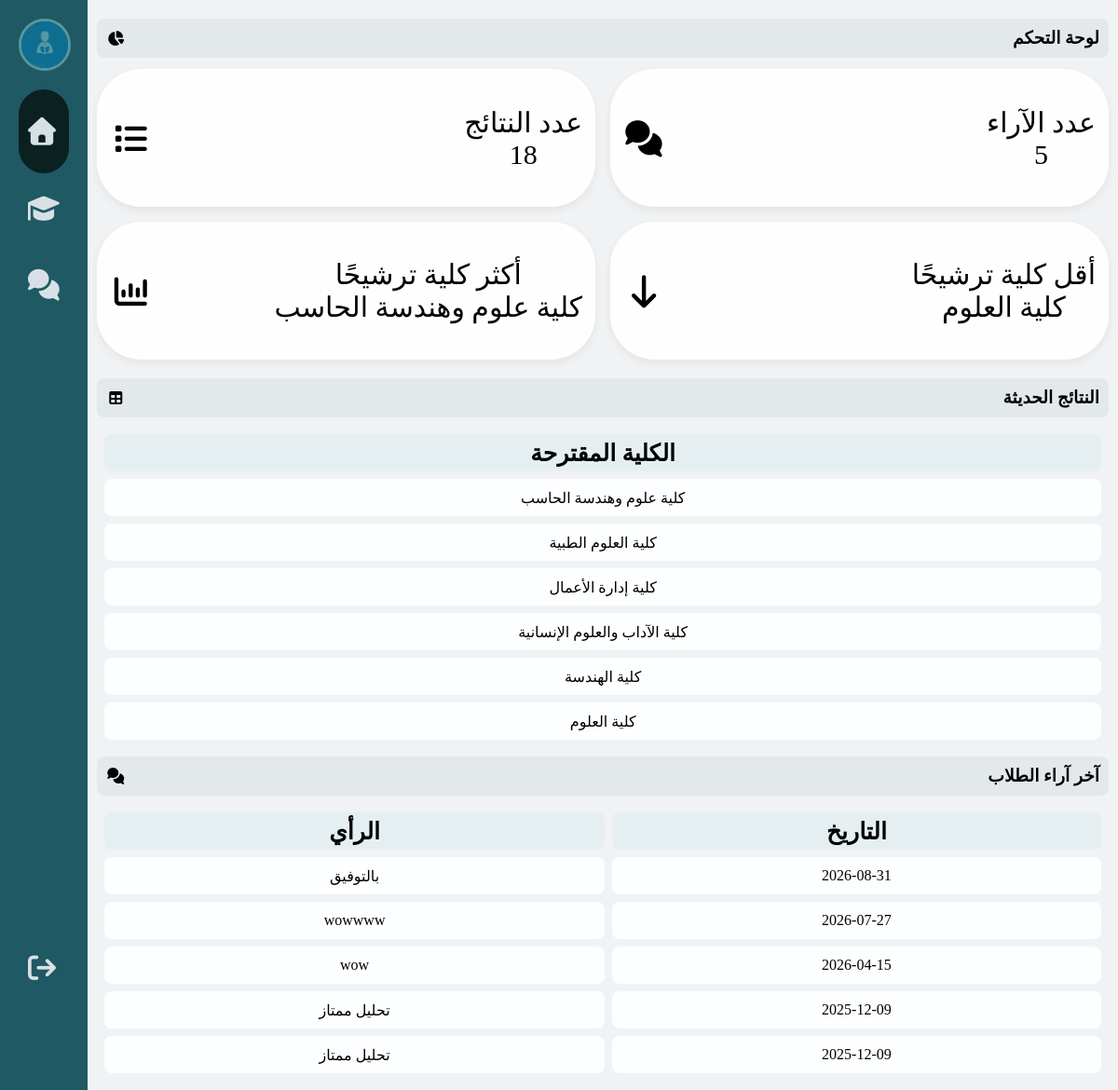
/dashboard, run on the app's committed database.
### tables this page shows
CREATE TABLE resulte (
    id INTEGER PRIMARY KEY AUTOINCREMENT,
    resulte_text TEXT,
    date TEXT
);

CREATE TABLE student_feedback (
    id INTEGER PRIMARY KEY AUTOINCREMENT,
    feedback_text TEXT,
    date TEXT
);

### flask_projct.py (the view)
@app.route("/dashboard")
def dashboard():
    conn = sqlite3.connect("dbm1.db")
    cursor = conn.cursor()
    cursor.execute("SELECT COUNT(*) FROM resulte")
    total_results = cursor.fetchone()[0]
    cursor.execute("SELECT COUNT(*) FROM student_feedback")
    total_feedbacks = cursor.fetchone()[0]
    cursor.execute("""
        SELECT resulte_text, COUNT(*) as count
        FROM resulte
        GROUP BY resulte_text
        ORDER BY count DESC
    """)
    result_stats = cursor.fetchall()
    top_college = result_stats[0][0] if result_stats else "—"
    cursor.execute("""
        SELECT resulte_text, COUNT(*) as count
        FROM resulte
        GROUP BY resulte_text
        ORDER BY count ASC
        LIMIT 1
    """)
    lowest_college = cursor.fetchone()
    lowest_college = lowest_college[0] if lowest_college else "—"
    cursor.execute("""
        SELECT feedback_text, date
        FROM student_feedback
        ORDER BY date DESC
        LIMIT 5
    """)
    feedbacks = cursor.fetchall()
    conn.close()
    return render_template(
        "dashboard.html",
        total_results=total_results,
        total_feedbacks=total_feedbacks,
        result_stats=result_stats,
        top_college=top_college,
        lowest_college=lowest_college,
        feedbacks=feedbacks
    )

### templates/dashboard.html (shortened to what this page needs)
<!DOCTYPE html>
  <head>
    <link rel="stylesheet" href="{{ url_for('static', filename='dashboard.css') }}" />
    <link
      rel="stylesheet"
      href="https://cdnjs.cloudflare.com/ajax/libs/font-awesome/7.0.1/css/all.min.css"
    />
  </head>
  <body>
    <div class="style2">
      <ul>
        <li class="profile">
          <div class="img-box">
            <img
              src="{{ url_for('static', filename='images/student-icon-png_124526.jpg') }}"
              alt="admin"
            />
          </div>
        </li>
        <li class="active">
          <a href="#dashboard"><i class="fas fa-home"></i>
            <p>الصفحة الرئيسية</p></a>
        </li>
        <li><a href="#results"><i class="fa-solid fa-graduation-cap"></i>
            <p>النتائج</p></a>
        </li>
        <li><a href="#feedback"><i class="fas fa-comments"></i>
            <p>آراء الطلاب</p></a>
        </li>
        <li class="log-out">
          <a href="{{ url_for('home') }}"><i class="fas fa-sign-out"></i>
            <p>تسجيل الخروج</p></a>
        </li>
      </ul>
    </div>
    <div class="content">
      <div class="title">
        <i class="fas fa-chart-pie"></i>
        <h3>لوحة التحكم</h3>
      </div>
      <div class="data-in">
        <div class="box">
          <i class="fa-solid fa-list"></i>
          <div class="data1">
            <p>عدد النتائج</p>
            <span>{{ total_results }}</span>
          </div>
        </div>
        <div class="box">
          <i class="fa-solid fa-comments"></i>
          <div class="data1">
            <p>عدد الآراء</p>
            <span>{{ total_feedbacks }}</span>
          </div>
        </div>
        <div class="box">
          <i class="fa-solid fa-chart-column"></i>
          <div class="data1">
            <p>أكثر كلية ترشيحًا</p>
            <span>{{ top_college }}</span>
          </div>
        </div>
        <div class="box">
          <i class="fa-solid fa-arrow-down"></i>
          <div class="data1">
            <p>أقل كلية ترشيحًا</p>
            <span>{{ lowest_college }}</span>
          </div>
        </div>
      </div>
      <div class="title" id="results">
         <i class="fas fa-table"></i>
        <h3>النتائج الحديثة</h3>
      </div>
      <table>
        <thead>
          <tr>
            <th>الكلية المقترحة</th>
          </tr>
        </thead>
        <tbody>
          {% for r in result_stats %}
          <tr>
            <td>{{ r[0] }}</td>
          </tr>
          {% endfor %}
        </tbody>
      </table>
      <div class="title" id="feedback">
      <i class="fas fa-comments"></i>
        <h3>آخر آراء الطلاب</h3>
      </div>
      <table>
        <thead>
          <tr>
            <th>الرأي</th>
            <th>التاريخ</th>
          </tr>
        </thead>
        <tbody>
          {% for fb in feedbacks %}
          <tr>
            <td>{{ fb[0] }}</td>
            <td>{{ fb[1] }}</td>
          </tr>
          {% endfor %}
        </tbody>
      </table>
    </div>
  </body>
</html>

### static/dashboard.css (style rules this page uses)
* { margin: 0; padding: 0; }
body { background-color: rgb(240, 242, 244); display: flex; }
.img-box { width: 50px; height: 50px; border-radius: 50%; overflow: hidden; border: 3px solid white; margin-bottom: 10px; flex-shrink: 0; mix-blend-mode: soft-light; }
.img-box img { width: 100%; }
.profile { display: flex; align-items: center; gap: 30px; }
.style2 { background-color: rgb(31, 89, 100); width: 60px; height: auto; padding: 20px; overflow: hidden; transition: .5s; }
ul { list-style: none; position: relative; height: 95%; }
ul li a { display: block; text-decoration: none; padding: 10px; margin: 10px 0; border-radius: 8px; display: flex; align-items: center; gap:40px; color: #d7e1e5; font-size: 30px; transition: .5s; }
ul li a:hover, .active { background-color: aliceblue; color: #15282f; }
.log-out { position: absolute; bottom: 0; width: 100%; }
.active { background-color:rgb(11, 32, 33) ; border-radius: 3rem; }
.content { width: 100%; margin: 10px; }
.title { background-color: #e3e9eb; padding: 10px; display: flex; align-items: center; justify-content: space-between; border-radius: 8px; margin: 10px 0; }
.data-in { display: grid; grid-template-columns: repeat(2, 2fr); gap: 16px; margin-top: 12px; margin-bottom: 20px; }
.data-in .box { background-color: #fffffff0; height: 120px; border-radius: 3rem; padding: 14px; display: flex; align-items: center; justify-content: space-between; gap: 12px; transition: transform .28s cubic-bezier(.2,.9,.3,1), box-shadow .28s ease; transform-origin: center top; box-shadow: 0 4px 10px rgba(0,0,0,0.06); }
.data-in .box i { font-size: 35px; }
.data-in .box .data1 { text-align: center; }
.data-in .box .data1 span { font-size: 30px; }
.data-in .box .data1 p { font-size: 30px; }
table { width: 100%; text-align: center; border-spacing: 8px; }
td { background-color: #fcfeff; height: 40px; border-radius: 8px; }
th { background-color: rgb(229, 239, 241); height: 40px; border-radius: 8px; font-size: 25px; }

### data on the page
resulte: resulte_text "كلية العلوم"
student_feedback: feedback_text "بالتوفيق", date "2026-08-31"
student_feedback: feedback_text "wowwww", date "2026-07-27"
student_feedback: feedback_text "wow", date "2026-04-15"
student_feedback: feedback_text "تحليل ممتاز", date "2025-12-09"
student_feedback: feedback_text "تحليل ممتاز", date "2025-12-09"

### other printed values
{{ total_results }} "18"
{{ total_feedbacks }} "5"
{{ top_college }} "كلية علوم وهندسة الحاسب"
{{ r[0] }} "كلية علوم وهندسة الحاسب" "كلية العلوم الطبية" "كلية إدارة الأعمال" "كلية الآداب والعلوم الإنسانية" "كلية الهندسة" "كلية العلوم"
